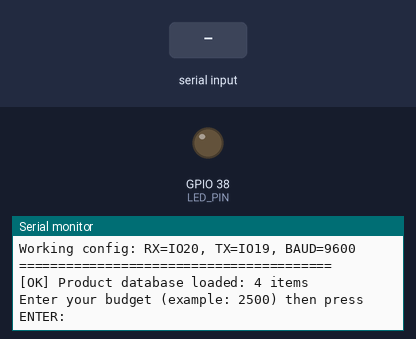
Bench run of a sketch on a simulated ESP32. Parts: output pins drawn as LEDs (lit = HIGH), the last lines printed to the serial monitor. The test bench sets the inputs (shaded band).

Above: at 1.8 s.
1.9 s: "90,45\n" received over Serial
At 2.9 s:
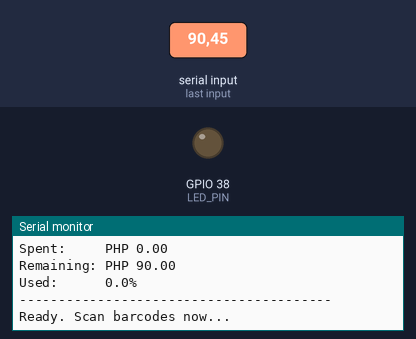
3.4 s: "90,45\n" received over the second serial link
At 4.1 s:
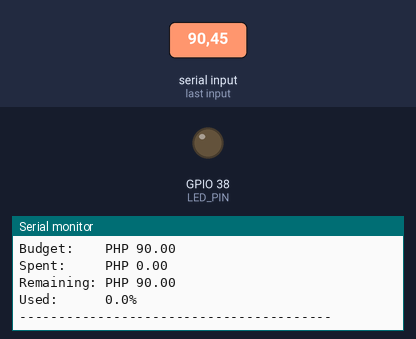

Measured:
- after the input at 1.9 s, the serial monitor: prints a new line at once (image 1)
- after the input at 3.4 s, the serial monitor: prints a new line at once (image 2)

The sketch:

stage2_budget_tracker_working.ino
```cpp
// stage2_budget_tracker_working.ino
// Budget tracker using confirmed working GM65 UART setup

#include <Arduino.h>

static const int LED_PIN = 38;
static const int BARCODE_RX = 20;  // GM65 TX -> IO20
static const int BARCODE_TX = 19;  // GM65 RX -> IO19

HardwareSerial BarcodeSerial(2);

struct Product {
  const char* barcode;
  const char* name;
  float price;
};

const Product products[] = {
  {"4800552888110", "Sample Product (from your test scan)", 49.50},
  {"4800016644184", "Lucky Me Pancit Canton Original", 15.50},
  {"4800888120175", "Coca-Cola 1.5L", 65.00},
  {"4800024466322", "Alaska Evaporated Milk", 32.75},
};

const int PRODUCT_COUNT = sizeof(products) / sizeof(Product);

struct CartTotals {
  float budget = 2500.0f;
  float spent = 0.0f;
  bool alerted = false;
} totals;

bool findProduct(const String& code, String& nameOut, float& priceOut) {
  for (int i = 0; i < PRODUCT_COUNT; i++) {
    if (code == products[i].barcode) {
      nameOut = products[i].name;
      priceOut = products[i].price;
      return true;
    }
  }
  return false;
}

void printTotals() {
  float remaining = totals.budget - totals.spent;
  float pct = (totals.budget > 0.01f) ? (totals.spent / totals.budget) * 100.0f : 0.0f;

  Serial.println("\n----------------------------------------");
  Serial.print("Budget:    PHP ");
  Serial.println(totals.budget, 2);
  Serial.print("Spent:     PHP ");
  Serial.println(totals.spent, 2);
  Serial.print("Remaining: PHP ");
  Serial.println(remaining, 2);
  Serial.print("Used:      ");
  Serial.print(pct, 1);
  Serial.println("%");
  Serial.println("----------------------------------------");

  if (!totals.alerted && totals.spent >= totals.budget) {
    totals.alerted = true;
    Serial.println("[ALERT] Budget reached or exceeded!");
    for (int i = 0; i < 6; i++) {
      digitalWrite(LED_PIN, (i % 2 == 0) ? HIGH : LOW);
      delay(120);
    }
    digitalWrite(LED_PIN, LOW);
  }
}

String readBarcodeLine() {
  String code = "";
  unsigned long start = millis();

  while (millis() - start < 250) {
    while (BarcodeSerial.available()) {
      char c = (char)BarcodeSerial.read();

      if (c == '\r' || c == '\n') {
        if (code.length() > 0) {
          code.trim();
          if (code.length() >= 3) return code;
          code = "";
        }
      } else if (c >= 32 && c <= 126) {
        code += c;
      }
    }
  }

  code.trim();
  if (code.length() >= 3) return code;
  return "";
}

void setup() {
  Serial.begin(115200);
  delay(1000);

  pinMode(LED_PIN, OUTPUT);
  digitalWrite(LED_PIN, LOW);

  BarcodeSerial.begin(9600, SERIAL_8N1, BARCODE_RX, BARCODE_TX);
  while (BarcodeSerial.available()) {
    BarcodeSerial.read();
  }

  Serial.println("\n========================================");
  Serial.println("GROCERY BUDGET TRACKER - STAGE 2");
  Serial.println("Working config: RX=IO20, TX=IO19, BAUD=9600");
  Serial.println("========================================");
  Serial.print("[OK] Product database loaded: ");
  Serial.print(PRODUCT_COUNT);
  Serial.println(" items");

  Serial.println("\nEnter your budget (example: 2500) then press ENTER:");
  while (Serial.available() == 0) {
    delay(10);
  }

  String input = Serial.readStringUntil('\n');
  float parsed = input.toFloat();
  if (parsed > 0.0f) totals.budget = parsed;

  Serial.print("[OK] Budget set: PHP ");
  Serial.println(totals.budget, 2);
  printTotals();

  Serial.println("\nReady. Scan barcodes now...");
}

void loop() {
  String code = readBarcodeLine();
  if (code.length() == 0) return;

  String productName;
  float productPrice = 0.0f;

  Serial.println("\n========================================");
  Serial.print("[SCAN] Barcode: ");
  Serial.println(code);

  if (findProduct(code, productName, productPrice)) {
    totals.spent += productPrice;
    Serial.print("[FOUND] ");
    Serial.print(productName);
    Serial.print(" - PHP ");
    Serial.println(productPrice, 2);

    digitalWrite(LED_PIN, HIGH);
    delay(90);
    digitalWrite(LED_PIN, LOW);
  } else {
    Serial.println("[UNKNOWN] Not in product database yet.");
  }

  Serial.println("========================================");
  printTotals();
}
```
